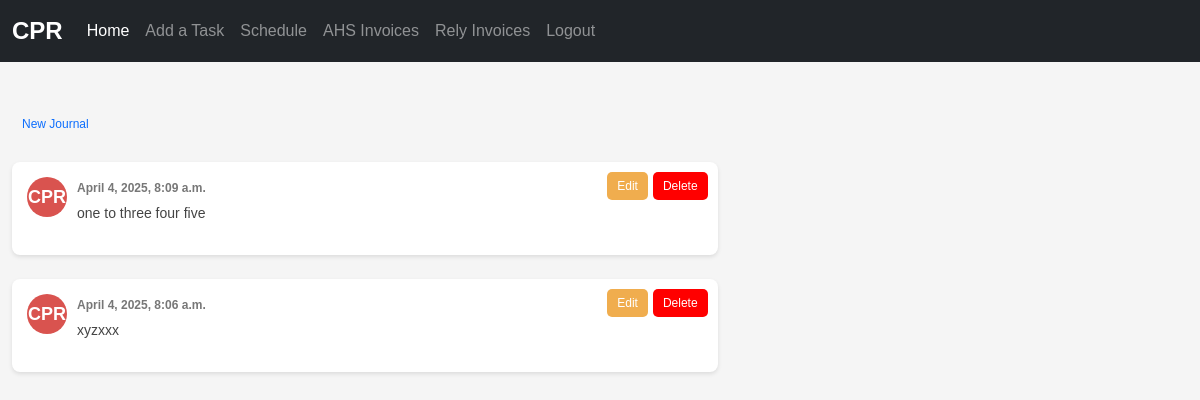
/journal (signed in), run on the app's committed database.
### task_app/models.py (models this page shows, shortened)
class Journal(models.Model):
	owner = models.ForeignKey(User, null=True, on_delete=models.SET_NULL)
	title = models.TextField(blank=True, null=True)
	notes = models.TextField(blank=False, null=False)
	date_created = models.DateTimeField(auto_now_add=True)

### task_app/views.py (the view)
# urls.py: path('journal', views.thread, name="journal"),
@login_required(login_url='login')
def thread(request):
    get_user = request.user
    pst_tz = pytz.timezone("America/Los_Angeles")
    all_threads = Journal.objects.order_by("-id")[:10]
    for thread in all_threads:
        if thread.date_created.tzinfo is None:
            thread.date_created = pytz.utc.localize(thread.date_created)
        thread.date_created = thread.date_created.astimezone(pst_tz)
        print(f"Converted date: {thread.date_created}")  # Debugging output
    context = {
        "all_threads": all_threads,
        "get_user": get_user,
    }
    return render(request, "thread.html", context)

### task_app/templates/thread.html (shortened to what this page needs)
{% extends "base.html" %}
{% block content %}
    <a href="{% url 'add_journal' %}" class="btn btn-outline-primary">New Journal</a></br></br>
    {% for thread in all_threads %}
    <div class="comment-box">
        {% if thread.owner.first_name %}
           <div class="profile-icon">{{ thread.owner.first_name|default:''|slice:":1" }}{{ thread.owner.last_name|default:''|slice:":1" }}</div>
        {% else %}
           <div class="profile-icon">CPR</div>
        {% endif %}
        <div class="comment-content">
            {% if thread.owner %}
                <div class="comment-header">{{ thread.owner }}<span class="timestamp"> {{ thread.date_created }}</span></div>
            {% else %}
                <div class="comment-header"><span class="timestamp"> {{ thread.date_created }}</span></div>
            {% endif %}
            <div class="comment-text">
                <strong></strong><p> {{ thread.notes }}</p>
            </div>
        </div>
        <div class="action-buttons">
            <a href="{% url 'update_journal' thread.id %}" class="btn edit-btn">Edit</a>
            <form method="POST" action="{% url 'delete_journal' thread.id %}">
                <button type="submit" class="btn delete-btn">Delete</button>
            </form>
        </div>
    </div></br>
    {% endfor %}
{% endblock %}

### task_app/templates/thread.html (style rules this page uses)
body { font-family: Arial, sans-serif; background-color: #f5f5f5; }
.comment-box { background: white; border-radius: 8px; padding: 15px; box-shadow: 0 2px 4px rgba(0, 0, 0, 0.1); display: flex; align-items: flex-start; width: 60%; position: relative; }
.profile-icon { width: 40px; height: 40px; background-color: #d9534f; color: white; font-weight: bold; font-size: 18px; display: flex; justify-content: center; align-items: center; border-radius: 50%; margin-right: 10px; flex-shrink: 0; }
.comment-content { flex-grow: 1; }
.comment-header { font-size: 14px; font-weight: bold; color: #333; }
.timestamp { font-size: 12px; color: #777; }
.comment-text { font-size: 14px; color: #444; margin-top: 5px; }
.action-buttons { position: absolute; top: 10px; right: 10px; display: flex; gap: 5px; }
.btn { padding: 5px 10px; border: none; border-radius: 5px; cursor: pointer; font-size: 12px; text-decoration: none; }
.edit-btn { background-color: #f0ad4e; color: white; }
.delete-btn { background-color: red; color: white; }

### data on the page
Journal: shows "CPR", date_created "April 4, 2025, 8:09 a.m.", notes "one to three four five"
Journal: shows "CPR", date_created "April 4, 2025, 8:06 a.m.", notes "xyzxxx"
